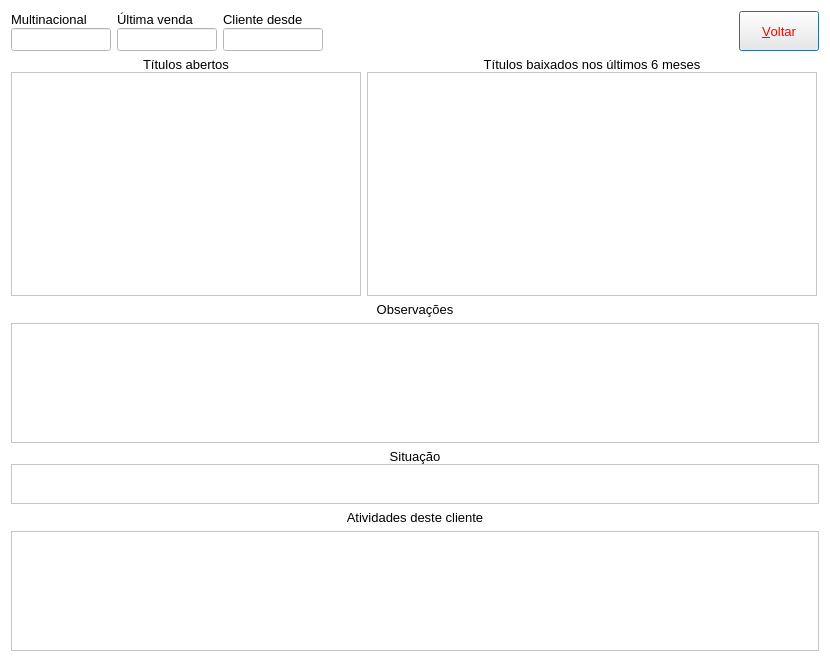
<?xml version="1.0" encoding="UTF-8"?>
<ui version="4.0">
 <class>dados_do_cliente</class>
 <widget class="QDialog" name="dados_do_cliente">
  <property name="geometry">
   <rect>
    <x>0</x>
    <y>0</y>
    <width>830</width>
    <height>662</height>
   </rect>
  </property>
  <property name="font">
   <font>
    <family>Tahoma</family>
    <pointsize>10</pointsize>
   </font>
  </property>
  <property name="windowTitle">
   <string>Dialog</string>
  </property>
  <property name="styleSheet">
   <string notr="true">background-color: rgb(255, 255, 255);</string>
  </property>
  <layout class="QVBoxLayout" name="verticalLayout_10">
   <item>
    <layout class="QHBoxLayout" name="horizontalLayout">
     <item>
      <layout class="QVBoxLayout" name="verticalLayout">
       <property name="spacing">
        <number>0</number>
       </property>
       <item>
        <widget class="QLabel" name="label_15">
         <property name="font">
          <font>
           <family>Tahoma</family>
           <pointsize>10</pointsize>
          </font>
         </property>
         <property name="styleSheet">
          <string notr="true">color: rgb(0, 0, 0);</string>
         </property>
         <property name="text">
          <string>Multinacional</string>
         </property>
        </widget>
       </item>
       <item>
        <widget class="QLineEdit" name="txt_multinacional">
         <property name="sizePolicy">
          <sizepolicy hsizetype="Preferred" vsizetype="Fixed">
           <horstretch>0</horstretch>
           <verstretch>0</verstretch>
          </sizepolicy>
         </property>
         <property name="minimumSize">
          <size>
           <width>100</width>
           <height>0</height>
          </size>
         </property>
         <property name="maximumSize">
          <size>
           <width>100</width>
           <height>16777215</height>
          </size>
         </property>
         <property name="font">
          <font>
           <family>Tahoma</family>
           <pointsize>10</pointsize>
          </font>
         </property>
         <property name="text">
          <string/>
         </property>
         <property name="readOnly">
          <bool>true</bool>
         </property>
        </widget>
       </item>
      </layout>
     </item>
     <item>
      <layout class="QVBoxLayout" name="verticalLayout_2">
       <property name="spacing">
        <number>0</number>
       </property>
       <item>
        <widget class="QLabel" name="label_16">
         <property name="font">
          <font>
           <family>Tahoma</family>
           <pointsize>10</pointsize>
          </font>
         </property>
         <property name="styleSheet">
          <string notr="true">color: rgb(0, 0, 0);</string>
         </property>
         <property name="text">
          <string>Última venda</string>
         </property>
        </widget>
       </item>
       <item>
        <widget class="QLineEdit" name="txt_ultimavenda">
         <property name="sizePolicy">
          <sizepolicy hsizetype="Preferred" vsizetype="Fixed">
           <horstretch>0</horstretch>
           <verstretch>0</verstretch>
          </sizepolicy>
         </property>
         <property name="minimumSize">
          <size>
           <width>100</width>
           <height>0</height>
          </size>
         </property>
         <property name="maximumSize">
          <size>
           <width>100</width>
           <height>16777215</height>
          </size>
         </property>
         <property name="font">
          <font>
           <family>Tahoma</family>
           <pointsize>10</pointsize>
          </font>
         </property>
         <property name="text">
          <string/>
         </property>
         <property name="alignment">
          <set>Qt::AlignmentFlag::AlignCenter</set>
         </property>
         <property name="readOnly">
          <bool>true</bool>
         </property>
        </widget>
       </item>
      </layout>
     </item>
     <item>
      <layout class="QVBoxLayout" name="verticalLayout_3">
       <property name="spacing">
        <number>0</number>
       </property>
       <item>
        <widget class="QLabel" name="label_14">
         <property name="font">
          <font>
           <family>Tahoma</family>
           <pointsize>10</pointsize>
          </font>
         </property>
         <property name="styleSheet">
          <string notr="true">color: rgb(0, 0, 0);</string>
         </property>
         <property name="text">
          <string>Cliente desde</string>
         </property>
        </widget>
       </item>
       <item>
        <widget class="QLineEdit" name="txt_clientedesde">
         <property name="sizePolicy">
          <sizepolicy hsizetype="Preferred" vsizetype="Fixed">
           <horstretch>0</horstretch>
           <verstretch>0</verstretch>
          </sizepolicy>
         </property>
         <property name="minimumSize">
          <size>
           <width>100</width>
           <height>0</height>
          </size>
         </property>
         <property name="maximumSize">
          <size>
           <width>100</width>
           <height>16777215</height>
          </size>
         </property>
         <property name="font">
          <font>
           <family>Tahoma</family>
           <pointsize>10</pointsize>
          </font>
         </property>
         <property name="text">
          <string/>
         </property>
         <property name="alignment">
          <set>Qt::AlignmentFlag::AlignCenter</set>
         </property>
         <property name="readOnly">
          <bool>true</bool>
         </property>
        </widget>
       </item>
      </layout>
     </item>
     <item>
      <spacer name="horizontalSpacer">
       <property name="orientation">
        <enum>Qt::Orientation::Horizontal</enum>
       </property>
       <property name="sizeType">
        <enum>QSizePolicy::Policy::Expanding</enum>
       </property>
       <property name="sizeHint" stdset="0">
        <size>
         <width>40</width>
         <height>20</height>
        </size>
       </property>
      </spacer>
     </item>
     <item>
      <widget class="QPushButton" name="bt_voltar">
       <property name="sizePolicy">
        <sizepolicy hsizetype="Fixed" vsizetype="Fixed">
         <horstretch>0</horstretch>
         <verstretch>0</verstretch>
        </sizepolicy>
       </property>
       <property name="minimumSize">
        <size>
         <width>0</width>
         <height>40</height>
        </size>
       </property>
       <property name="styleSheet">
        <string notr="true">color: rgb(255, 0, 0);
background-color: rgb(255, 238, 230); 
</string>
       </property>
       <property name="text">
        <string>&amp;Voltar</string>
       </property>
       <property name="shortcut">
        <string>Alt+V</string>
       </property>
      </widget>
     </item>
    </layout>
   </item>
   <item>
    <layout class="QHBoxLayout" name="horizontalLayout_2">
     <item>
      <layout class="QVBoxLayout" name="verticalLayout_4">
       <property name="spacing">
        <number>0</number>
       </property>
       <item>
        <widget class="QLabel" name="label">
         <property name="sizePolicy">
          <sizepolicy hsizetype="Preferred" vsizetype="Preferred">
           <horstretch>0</horstretch>
           <verstretch>0</verstretch>
          </sizepolicy>
         </property>
         <property name="maximumSize">
          <size>
           <width>430</width>
           <height>16777215</height>
          </size>
         </property>
         <property name="text">
          <string>Títulos abertos</string>
         </property>
         <property name="alignment">
          <set>Qt::AlignmentFlag::AlignCenter</set>
         </property>
        </widget>
       </item>
       <item>
        <widget class="QTableWidget" name="tw_titulos_abertos">
         <property name="sizePolicy">
          <sizepolicy hsizetype="Preferred" vsizetype="Expanding">
           <horstretch>0</horstretch>
           <verstretch>0</verstretch>
          </sizepolicy>
         </property>
         <property name="minimumSize">
          <size>
           <width>350</width>
           <height>0</height>
          </size>
         </property>
         <property name="maximumSize">
          <size>
           <width>350</width>
           <height>16777215</height>
          </size>
         </property>
        </widget>
       </item>
      </layout>
     </item>
     <item>
      <layout class="QVBoxLayout" name="verticalLayout_5">
       <property name="spacing">
        <number>0</number>
       </property>
       <item>
        <widget class="QLabel" name="label_2">
         <property name="sizePolicy">
          <sizepolicy hsizetype="Expanding" vsizetype="Preferred">
           <horstretch>0</horstretch>
           <verstretch>0</verstretch>
          </sizepolicy>
         </property>
         <property name="maximumSize">
          <size>
           <width>450</width>
           <height>16777215</height>
          </size>
         </property>
         <property name="text">
          <string>Títulos baixados nos últimos 6 meses</string>
         </property>
         <property name="alignment">
          <set>Qt::AlignmentFlag::AlignCenter</set>
         </property>
        </widget>
       </item>
       <item>
        <widget class="QTableWidget" name="tw_titulos_baixados">
         <property name="sizePolicy">
          <sizepolicy hsizetype="Expanding" vsizetype="Expanding">
           <horstretch>0</horstretch>
           <verstretch>0</verstretch>
          </sizepolicy>
         </property>
         <property name="minimumSize">
          <size>
           <width>450</width>
           <height>0</height>
          </size>
         </property>
         <property name="maximumSize">
          <size>
           <width>450</width>
           <height>16777215</height>
          </size>
         </property>
        </widget>
       </item>
      </layout>
     </item>
    </layout>
   </item>
   <item>
    <layout class="QVBoxLayout" name="verticalLayout_9">
     <item>
      <layout class="QVBoxLayout" name="verticalLayout_7">
       <item>
        <widget class="QLabel" name="label_5">
         <property name="minimumSize">
          <size>
           <width>0</width>
           <height>0</height>
          </size>
         </property>
         <property name="maximumSize">
          <size>
           <width>16667</width>
           <height>16667</height>
          </size>
         </property>
         <property name="font">
          <font>
           <family>Tahoma</family>
           <pointsize>10</pointsize>
          </font>
         </property>
         <property name="text">
          <string>Observações</string>
         </property>
         <property name="alignment">
          <set>Qt::AlignmentFlag::AlignCenter</set>
         </property>
        </widget>
       </item>
       <item>
        <widget class="QTextEdit" name="txt_observacoes">
         <property name="sizePolicy">
          <sizepolicy hsizetype="Expanding" vsizetype="Preferred">
           <horstretch>0</horstretch>
           <verstretch>0</verstretch>
          </sizepolicy>
         </property>
         <property name="minimumSize">
          <size>
           <width>0</width>
           <height>0</height>
          </size>
         </property>
         <property name="maximumSize">
          <size>
           <width>16667</width>
           <height>120</height>
          </size>
         </property>
         <property name="font">
          <font>
           <family>Tahoma</family>
           <pointsize>9</pointsize>
          </font>
         </property>
         <property name="autoFillBackground">
          <bool>false</bool>
         </property>
         <property name="styleSheet">
          <string notr="true"/>
         </property>
         <property name="readOnly">
          <bool>true</bool>
         </property>
        </widget>
       </item>
      </layout>
     </item>
     <item>
      <layout class="QVBoxLayout" name="verticalLayout_8">
       <property name="spacing">
        <number>0</number>
       </property>
       <item>
        <widget class="QLabel" name="label_6">
         <property name="minimumSize">
          <size>
           <width>0</width>
           <height>0</height>
          </size>
         </property>
         <property name="maximumSize">
          <size>
           <width>16667</width>
           <height>16667</height>
          </size>
         </property>
         <property name="font">
          <font>
           <family>Tahoma</family>
           <pointsize>10</pointsize>
          </font>
         </property>
         <property name="text">
          <string>Situação</string>
         </property>
         <property name="alignment">
          <set>Qt::AlignmentFlag::AlignCenter</set>
         </property>
        </widget>
       </item>
       <item>
        <widget class="QTextEdit" name="txt_situacao">
         <property name="sizePolicy">
          <sizepolicy hsizetype="Expanding" vsizetype="Preferred">
           <horstretch>0</horstretch>
           <verstretch>0</verstretch>
          </sizepolicy>
         </property>
         <property name="minimumSize">
          <size>
           <width>0</width>
           <height>0</height>
          </size>
         </property>
         <property name="maximumSize">
          <size>
           <width>16667</width>
           <height>40</height>
          </size>
         </property>
         <property name="font">
          <font>
           <family>Tahoma</family>
           <pointsize>9</pointsize>
          </font>
         </property>
         <property name="autoFillBackground">
          <bool>false</bool>
         </property>
         <property name="styleSheet">
          <string notr="true"/>
         </property>
         <property name="readOnly">
          <bool>true</bool>
         </property>
        </widget>
       </item>
      </layout>
     </item>
     <item>
      <layout class="QVBoxLayout" name="verticalLayout_6">
       <item>
        <widget class="QLabel" name="label_4">
         <property name="minimumSize">
          <size>
           <width>0</width>
           <height>0</height>
          </size>
         </property>
         <property name="maximumSize">
          <size>
           <width>16667</width>
           <height>16667</height>
          </size>
         </property>
         <property name="font">
          <font>
           <family>Tahoma</family>
           <pointsize>10</pointsize>
          </font>
         </property>
         <property name="text">
          <string>Atividades deste cliente</string>
         </property>
         <property name="alignment">
          <set>Qt::AlignmentFlag::AlignCenter</set>
         </property>
        </widget>
       </item>
       <item>
        <widget class="QTextEdit" name="txt_atividades">
         <property name="sizePolicy">
          <sizepolicy hsizetype="Expanding" vsizetype="Preferred">
           <horstretch>0</horstretch>
           <verstretch>0</verstretch>
          </sizepolicy>
         </property>
         <property name="minimumSize">
          <size>
           <width>0</width>
           <height>0</height>
          </size>
         </property>
         <property name="maximumSize">
          <size>
           <width>16667</width>
           <height>120</height>
          </size>
         </property>
         <property name="font">
          <font>
           <family>Tahoma</family>
           <pointsize>9</pointsize>
          </font>
         </property>
         <property name="autoFillBackground">
          <bool>false</bool>
         </property>
         <property name="styleSheet">
          <string notr="true"/>
         </property>
         <property name="readOnly">
          <bool>true</bool>
         </property>
        </widget>
       </item>
      </layout>
     </item>
    </layout>
   </item>
  </layout>
 </widget>
 <resources/>
 <connections/>
</ui>
